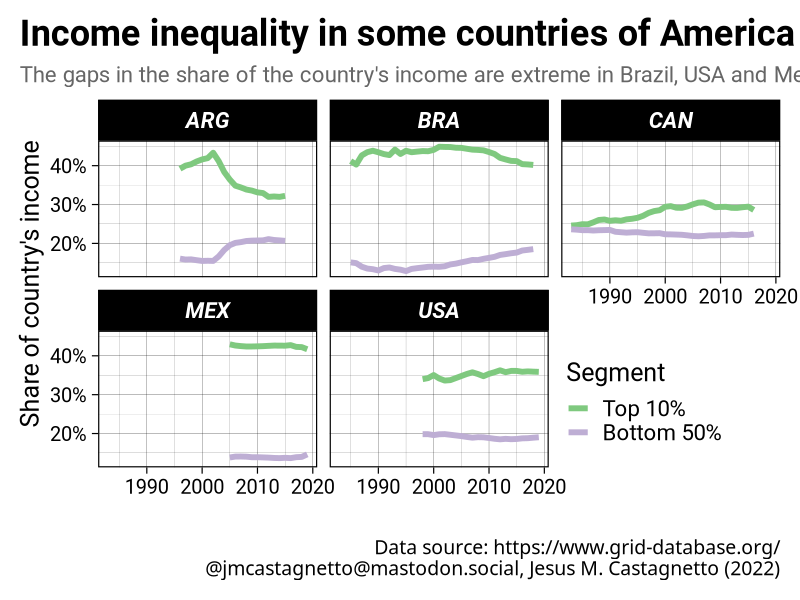
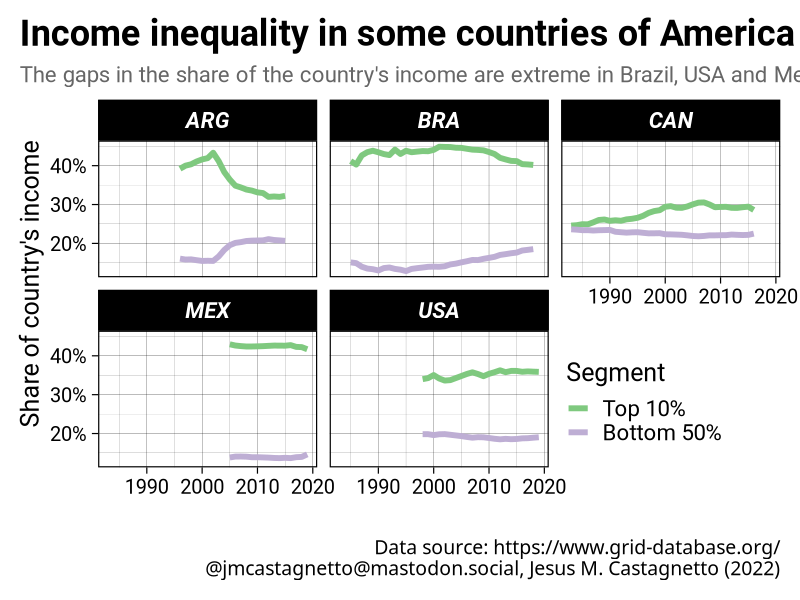

The R script that drew these images, in order:
library(tidyverse)

grid_df <- read_csv(
  "grid-income-inequality/Stats_20221109181556.csv",
  col_types = cols(
    country = col_character(),
    year = col_integer(),
    gender = col_character(),
    age = col_character(),
    share_bottom50_inc = col_double(),
    share_top10_pct_inc = col_double()
  )
) %>%
  select(
    country,
    year,
    share_bottom50_inc,
    share_top10_pct_inc
  ) %>%
  pivot_longer(
    cols = c(share_bottom50_inc, share_top10_pct_inc),
    names_to = "segment",
    names_prefix = "share_",
    values_to = "share_of_income"
  ) %>%
  mutate(
    segment = str_replace_all(
      segment,
      c(
        "bottom50_inc" = "Bottom 50%",
        "top10_pct_inc" = "Top 10%"
      )
    ),
    segment = factor(
      segment,
      levels = c("Top 10%", "Bottom 50%"),
      ordered = TRUE
    )
  )

ggplot(
  grid_df,
  aes(x = year, y = share_of_income/100, group = segment, color = segment)
) +
  geom_line(linewidth = 2) +
  scale_y_continuous(labels = scales::percent) +
  scale_color_brewer(palette = "Accent") +
  facet_wrap(~country) +
  labs(
    x = "",
    y = "Share of country's income",
    title = "Income inequality in some countries of America over the years",
    subtitle = "The gaps in the share of the country's income are extreme in Brazil, USA and Mexico, compared to Argentina (which has decreased) and Canada (the lowest)",
    caption = "Data source: https://www.grid-database.org/\n@jmcastagnetto@mastodon.social, Jesus M. Castagnetto (2022)",
    color = "Segment"
  ) +
  theme_linedraw(base_size = 18, base_family = "Roboto") +
  theme(
    plot.margin = unit(rep(.5, 4), "cm"),
    plot.title = element_text(size = 26, face = "bold"),
    plot.title.position = "plot",
    plot.subtitle = element_text(color = "gray40", size = 16),
    plot.caption = element_text(family = "Incosolata", size = 14),
    legend.position = c(.8, .2),
    legend.title = element_text(size = 18),
    legend.text = element_text(size = 16),
    strip.text = element_text(size = 16, face = "bold.italic"),
    axis.title.y = element_text(size = 18, hjust = 1)
  )

ggsave(
  filename = "grid-income-inequality/income-inequality-arg-bra-can-mex-usa.png",
  width = 16,
  height = 9
)
